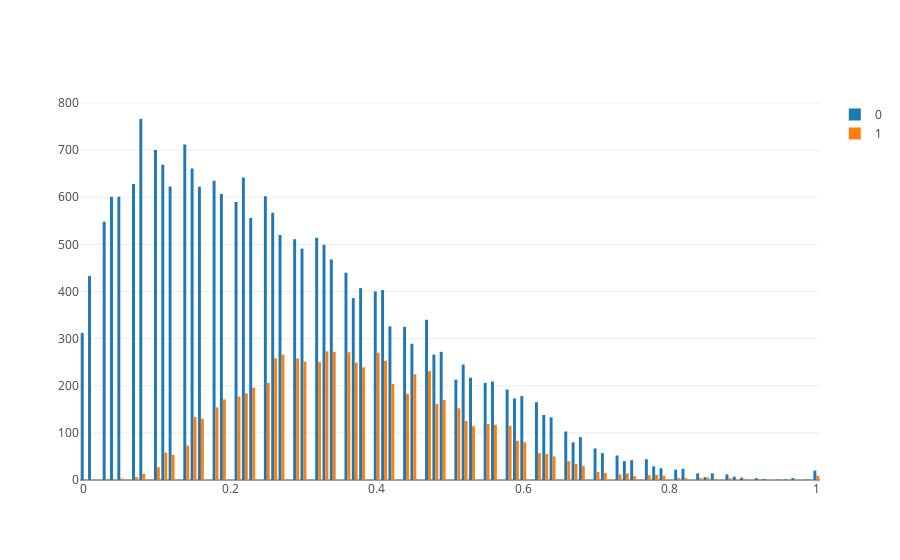

Here is the notebook cell this chart was saved with:
### Markdown cell above
### 练习 - 提取特征重要性

选择一个`scikit-learn`中有`feature_importance_`属性的监督学习分类器，这个属性是一个在做预测的时候根据所选择的算法来对特征重要性进行排序的功能。

在下面的代码单元中，你将要实现以下功能：
 - 如果这个模型和你前面使用的三个模型不一样的话从sklearn中导入一个监督学习模型。
 - 在整个训练集上训练一个监督学习模型。
 - 使用模型中的 `'feature_importances_'`提取特征的重要性。

### Code cell
# TODO：导入一个有'feature_importances_'的监督学习模型
import plotly.graph_objs as go
from plotly.offline import init_notebook_mode,iplot


# TODO：在训练集上训练一个监督学习模型
model = best_clf

# TODO： 提取特征重要性
importances = model.feature_importances_ 

init_notebook_mode(connected=True)
trace1=go.Histogram(x=X_train[y_train==0]['age'].values,name='0')
trace2=go.Histogram(x=X_train[y_train==1]['age'].values,name='1')
# print X_train

data=[trace1,trace2]
iplot(data)

# 绘图
vs.feature_plot(importances, X_train, y_train)

### Figure 1 — Plotly figure (JSON) as saved in the notebook; plotly's stock layout.template omitted (floating-point values rounded to 4 significant figures; data arrays with more than 128 entries replaced by an {"elided": "..."} marker saying what was removed)
{"data": [{"name": "0", "type": "histogram", "x": {"elided": "21768 float values"}}, {"name": "1", "type": "histogram", "x": {"elided": "7173 float values"}}], "layout": {}}
